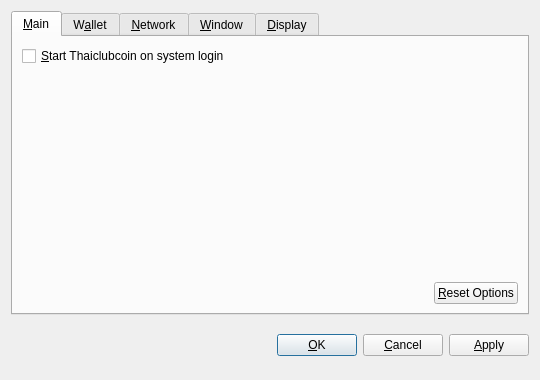
<?xml version="1.0" encoding="UTF-8"?>
<ui version="4.0">
 <class>OptionsDialog</class>
 <widget class="QDialog" name="OptionsDialog">
  <property name="geometry">
   <rect>
    <x>0</x>
    <y>0</y>
    <width>540</width>
    <height>380</height>
   </rect>
  </property>
  <property name="windowTitle">
   <string>Options</string>
  </property>
  <property name="modal">
   <bool>true</bool>
  </property>
  <layout class="QVBoxLayout" name="verticalLayout">
   <item>
    <widget class="QTabWidget" name="tabWidget">
     <property name="tabPosition">
      <enum>QTabWidget::North</enum>
     </property>
     <property name="currentIndex">
      <number>0</number>
     </property>
     <widget class="QWidget" name="tabMain">
      <attribute name="title">
       <string>&amp;Main</string>
      </attribute>
      <layout class="QVBoxLayout" name="verticalLayout_Main">
       <item>
        <widget class="QCheckBox" name="bitcoinAtStartup">
         <property name="toolTip">
          <string>Automatically start Thaiclubcoin after logging in to the system.</string>
         </property>
         <property name="text">
          <string>&amp;Start Thaiclubcoin on system login</string>
         </property>
        </widget>
       </item>
       <item>
        <spacer name="verticalSpacer_Main">
         <property name="orientation">
          <enum>Qt::Vertical</enum>
         </property>
         <property name="sizeHint" stdset="0">
          <size>
           <width>20</width>
           <height>40</height>
          </size>
         </property>
        </spacer>
       </item>
       <item>
        <layout class="QHBoxLayout" name="horizontalLayout_2_Main">
         <item>
          <spacer name="horizontalSpacer_2_Main">
           <property name="orientation">
            <enum>Qt::Horizontal</enum>
           </property>
           <property name="sizeHint" stdset="0">
            <size>
             <width>40</width>
             <height>20</height>
            </size>
           </property>
          </spacer>
         </item>
         <item>
          <widget class="QPushButton" name="resetButton">
           <property name="toolTip">
            <string>Reset all client options to default.</string>
           </property>
           <property name="text">
            <string>&amp;Reset Options</string>
           </property>
           <property name="autoDefault">
            <bool>false</bool>
           </property>
          </widget>
         </item>
        </layout>
       </item>
      </layout>
     </widget>
     <widget class="QWidget" name="tabWallet">
      <attribute name="title">
       <string>W&amp;allet</string>
      </attribute>
      <layout class="QVBoxLayout" name="verticalLayout_Network">
       <item>
        <widget class="QLabel" name="transactionFeeInfoLabel">
         <property name="text">
          <string>Optional transaction fee per kB that helps make sure your transactions are processed quickly. Most transactions are 1 kB.</string>
         </property>
         <property name="textFormat">
          <enum>Qt::PlainText</enum>
         </property>
         <property name="wordWrap">
          <bool>true</bool>
         </property>
        </widget>
       </item>
       <item>
        <layout class="QHBoxLayout" name="horizontalLayout_1_Main">
         <item>
          <widget class="QLabel" name="transactionFeeLabel">
           <property name="text">
            <string>Pay transaction &amp;fee</string>
           </property>
           <property name="textFormat">
            <enum>Qt::PlainText</enum>
           </property>
           <property name="buddy">
            <cstring>transactionFee</cstring>
           </property>
          </widget>
         </item>
         <item>
          <widget class="BitcoinAmountField" name="transactionFee"/>
         </item>
         <item>
          <spacer name="horizontalSpacer_1_Main">
           <property name="orientation">
            <enum>Qt::Horizontal</enum>
           </property>
           <property name="sizeHint" stdset="0">
            <size>
             <width>40</width>
             <height>20</height>
            </size>
           </property>
          </spacer>
         </item>
        </layout>
       </item>
       <item>
        <widget class="QLabel" name="label">
         <property name="text">
          <string>If you disable the spending of unconfirmed change, the change from a transaction cannot be used until that transaction has at least one confirmation. This also affects how your balance is computed.</string>
         </property>
         <property name="wordWrap">
          <bool>true</bool>
         </property>
        </widget>
       </item>
       <item>
        <widget class="QCheckBox" name="spendZeroConfChange">
         <property name="text">
          <string>Spend unconfirmed change  (experts only)</string>
         </property>
        </widget>
       </item>
       <item>
        <spacer name="verticalSpacer">
         <property name="orientation">
          <enum>Qt::Vertical</enum>
         </property>
         <property name="sizeHint" stdset="0">
          <size>
           <width>20</width>
           <height>40</height>
          </size>
         </property>
        </spacer>
       </item>
      </layout>
     </widget>
     <widget class="QWidget" name="tabNetwork">
      <attribute name="title">
       <string>&amp;Network</string>
      </attribute>
      <layout class="QVBoxLayout" name="verticalLayout_Network">
       <item>
        <widget class="QCheckBox" name="mapPortUpnp">
         <property name="toolTip">
          <string>Automatically open the Thaiclubcoin client port on the router. This only works when your router supports UPnP and it is enabled.</string>
         </property>
         <property name="text">
          <string>Map port using &amp;UPnP</string>
         </property>
        </widget>
       </item>
       <item>
        <widget class="QCheckBox" name="connectSocks">
         <property name="toolTip">
          <string>Connect to the Thaiclubcoin network through a SOCKS proxy (e.g. when connecting through Tor).</string>
         </property>
         <property name="text">
          <string>&amp;Connect through SOCKS proxy:</string>
         </property>
        </widget>
       </item>
       <item>
        <layout class="QHBoxLayout" name="horizontalLayout_Network">
         <item>
          <widget class="QLabel" name="proxyIpLabel">
           <property name="text">
            <string>Proxy &amp;IP:</string>
           </property>
           <property name="textFormat">
            <enum>Qt::PlainText</enum>
           </property>
           <property name="buddy">
            <cstring>proxyIp</cstring>
           </property>
          </widget>
         </item>
         <item>
          <widget class="QValidatedLineEdit" name="proxyIp">
           <property name="maximumSize">
            <size>
             <width>140</width>
             <height>16777215</height>
            </size>
           </property>
           <property name="toolTip">
            <string>IP address of the proxy (e.g. 127.0.0.1)</string>
           </property>
          </widget>
         </item>
         <item>
          <widget class="QLabel" name="proxyPortLabel">
           <property name="text">
            <string>&amp;Port:</string>
           </property>
           <property name="textFormat">
            <enum>Qt::PlainText</enum>
           </property>
           <property name="buddy">
            <cstring>proxyPort</cstring>
           </property>
          </widget>
         </item>
         <item>
          <widget class="QLineEdit" name="proxyPort">
           <property name="maximumSize">
            <size>
             <width>55</width>
             <height>16777215</height>
            </size>
           </property>
           <property name="toolTip">
            <string>Port of the proxy (e.g. 9050)</string>
           </property>
          </widget>
         </item>
         <item>
          <widget class="QLabel" name="socksVersionLabel">
           <property name="text">
            <string>SOCKS &amp;Version:</string>
           </property>
           <property name="textFormat">
            <enum>Qt::PlainText</enum>
           </property>
           <property name="buddy">
            <cstring>socksVersion</cstring>
           </property>
          </widget>
         </item>
         <item>
          <widget class="QValueComboBox" name="socksVersion">
           <property name="toolTip">
            <string>SOCKS version of the proxy (e.g. 5)</string>
           </property>
          </widget>
         </item>
         <item>
          <spacer name="horizontalSpacer_Network">
           <property name="orientation">
            <enum>Qt::Horizontal</enum>
           </property>
           <property name="sizeHint" stdset="0">
            <size>
             <width>40</width>
             <height>20</height>
            </size>
           </property>
          </spacer>
         </item>
        </layout>
       </item>
       <item>
        <spacer name="verticalSpacer_Network">
         <property name="orientation">
          <enum>Qt::Vertical</enum>
         </property>
         <property name="sizeHint" stdset="0">
          <size>
           <width>20</width>
           <height>40</height>
          </size>
         </property>
        </spacer>
       </item>
      </layout>
     </widget>
     <widget class="QWidget" name="tabWindow">
      <attribute name="title">
       <string>&amp;Window</string>
      </attribute>
      <layout class="QVBoxLayout" name="verticalLayout_Window">
       <item>
        <widget class="QCheckBox" name="minimizeToTray">
         <property name="toolTip">
          <string>Show only a tray icon after minimizing the window.</string>
         </property>
         <property name="text">
          <string>&amp;Minimize to the tray instead of the taskbar</string>
         </property>
        </widget>
       </item>
       <item>
        <widget class="QCheckBox" name="minimizeOnClose">
         <property name="toolTip">
          <string>Minimize instead of exit the application when the window is closed. When this option is enabled, the application will be closed only after selecting Quit in the menu.</string>
         </property>
         <property name="text">
          <string>M&amp;inimize on close</string>
         </property>
        </widget>
       </item>
       <item>
        <spacer name="verticalSpacer_Window">
         <property name="orientation">
          <enum>Qt::Vertical</enum>
         </property>
         <property name="sizeHint" stdset="0">
          <size>
           <width>20</width>
           <height>40</height>
          </size>
         </property>
        </spacer>
       </item>
      </layout>
     </widget>
     <widget class="QWidget" name="tabDisplay">
      <attribute name="title">
       <string>&amp;Display</string>
      </attribute>
      <layout class="QVBoxLayout" name="verticalLayout_Display">
       <item>
        <layout class="QHBoxLayout" name="horizontalLayout_1_Display">
         <item>
          <widget class="QLabel" name="langLabel">
           <property name="text">
            <string>User Interface &amp;language:</string>
           </property>
           <property name="textFormat">
            <enum>Qt::PlainText</enum>
           </property>
           <property name="buddy">
            <cstring>lang</cstring>
           </property>
          </widget>
         </item>
         <item>
          <widget class="QValueComboBox" name="lang">
           <property name="toolTip">
            <string>The user interface language can be set here. This setting will take effect after restarting Thaiclubcoin.</string>
           </property>
          </widget>
         </item>
        </layout>
       </item>
       <item>
        <layout class="QHBoxLayout" name="horizontalLayout_2_Display">
         <item>
          <widget class="QLabel" name="unitLabel">
           <property name="text">
            <string>&amp;Unit to show amounts in:</string>
           </property>
           <property name="textFormat">
            <enum>Qt::PlainText</enum>
           </property>
           <property name="buddy">
            <cstring>unit</cstring>
           </property>
          </widget>
         </item>
         <item>
          <widget class="QValueComboBox" name="unit">
           <property name="toolTip">
            <string>Choose the default subdivision unit to show in the interface and when sending coins.</string>
           </property>
          </widget>
         </item>
        </layout>
       </item>
       <item>
        <widget class="QCheckBox" name="displayAddresses">
         <property name="toolTip">
          <string>Whether to show Thaiclubcoin addresses in the transaction list or not.</string>
         </property>
         <property name="text">
          <string>&amp;Display addresses in transaction list</string>
         </property>
        </widget>
       </item>
       <item>
        <widget class="QCheckBox" name="coinControlFeatures">
         <property name="toolTip">
          <string>Whether to show coin control features or not.</string>
         </property>
         <property name="text">
          <string>Display coin &amp;control features (experts only!)</string>
         </property>
        </widget>
       </item>
       <item>
        <spacer name="verticalSpacer_Display">
         <property name="orientation">
          <enum>Qt::Vertical</enum>
         </property>
         <property name="sizeHint" stdset="0">
          <size>
           <width>20</width>
           <height>40</height>
          </size>
         </property>
        </spacer>
       </item>
      </layout>
     </widget>
    </widget>
   </item>
   <item>
    <layout class="QHBoxLayout" name="horizontalLayout_Buttons">
     <item>
      <spacer name="horizontalSpacer_1">
       <property name="orientation">
        <enum>Qt::Horizontal</enum>
       </property>
       <property name="sizeHint" stdset="0">
        <size>
         <width>40</width>
         <height>48</height>
        </size>
       </property>
      </spacer>
     </item>
     <item>
      <widget class="QLabel" name="statusLabel">
       <property name="font">
        <font>
         <weight>75</weight>
         <bold>true</bold>
        </font>
       </property>
       <property name="text">
        <string/>
       </property>
       <property name="textFormat">
        <enum>Qt::PlainText</enum>
       </property>
       <property name="wordWrap">
        <bool>true</bool>
       </property>
      </widget>
     </item>
     <item>
      <spacer name="horizontalSpacer_2">
       <property name="orientation">
        <enum>Qt::Horizontal</enum>
       </property>
       <property name="sizeHint" stdset="0">
        <size>
         <width>40</width>
         <height>48</height>
        </size>
       </property>
      </spacer>
     </item>
     <item>
      <widget class="QPushButton" name="okButton">
       <property name="text">
        <string>&amp;OK</string>
       </property>
      </widget>
     </item>
     <item>
      <widget class="QPushButton" name="cancelButton">
       <property name="text">
        <string>&amp;Cancel</string>
       </property>
       <property name="autoDefault">
        <bool>false</bool>
       </property>
      </widget>
     </item>
     <item>
      <widget class="QPushButton" name="applyButton">
       <property name="text">
        <string>&amp;Apply</string>
       </property>
       <property name="autoDefault">
        <bool>false</bool>
       </property>
      </widget>
     </item>
    </layout>
   </item>
  </layout>
 </widget>
 <customwidgets>
  <customwidget>
   <class>BitcoinAmountField</class>
   <extends>QSpinBox</extends>
   <header>bitcoinamountfield.h</header>
  </customwidget>
  <customwidget>
   <class>QValueComboBox</class>
   <extends>QComboBox</extends>
   <header>qvaluecombobox.h</header>
  </customwidget>
  <customwidget>
   <class>QValidatedLineEdit</class>
   <extends>QLineEdit</extends>
   <header>qvalidatedlineedit.h</header>
  </customwidget>
 </customwidgets>
 <resources/>
 <connections/>
</ui>
